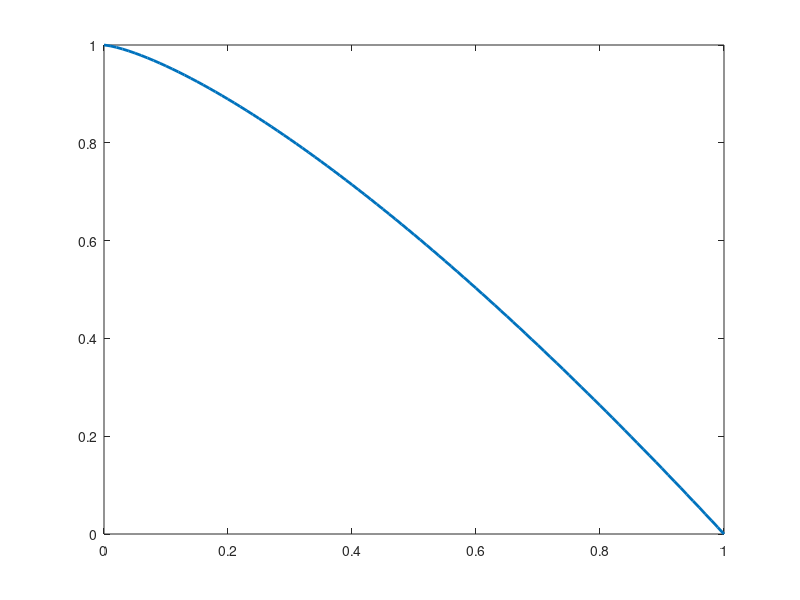

This figure's MATLAB source: (Note: this script raises an error after producing the figure.)
hold off
t=4.1;
H=0.75 *sin(0.5*pi*t) + 1.25;
x1=0:0.01:1 ;
f1=x1; 

f2=1-f1.^H;
plot(f1,f2,'Linewidth',2)
hold on

%str = sprintf('..\\data\\MI\\PF\\pf_JY1_5_%1d.dat',t+1)
A=importdata('D:\Github\experiment\moead-moe\MoE\MoE\PF\pf_FDA2_0_42.dat');
F1=A(:,1)
F2=A(:,2)
plot(F1,F2,'r.'); %画个体
        hold on
%end
ylabel('f2');
xlabel('f1');
